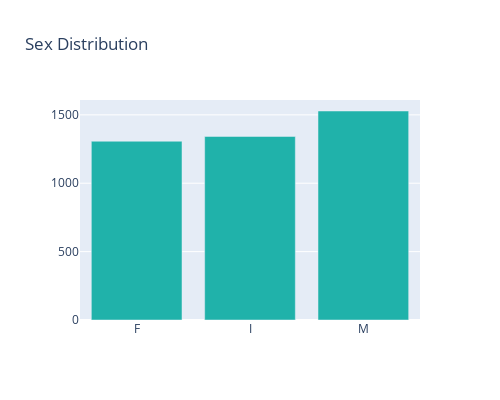

Notebook code for this chart:
### Markdown cell above
Distribution of Sex

### Code cell
df_sex = df['Sex'].value_counts()
print(df_sex.head())
trace = go.Bar(x = df_sex.index[: : -1] ,y = df_sex.values[: : -1], marker = dict(color = 'lightseagreen'))
data = [trace]
layout = go.Layout(height = 400, width = 500, title='Sex Distribution')
fig = go.Figure(data = data, layout= layout)
py.iplot(fig)

### Figure 1 — Plotly figure (JSON) as saved in the notebook; plotly's stock layout.template omitted (floating-point values rounded to 4 significant figures)
{"data": [{"marker": {"color": "lightseagreen"}, "type": "bar", "x": ["F", "I", "M"], "y": [1307, 1342, 1528]}], "layout": {"height": 400, "title": {"text": "Sex Distribution"}, "width": 500}}
